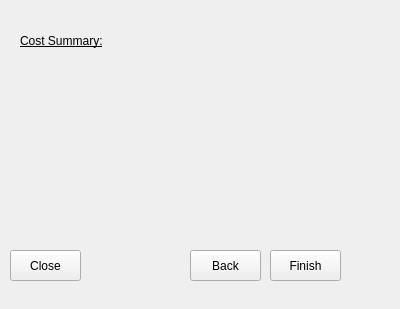
<?xml version="1.0" encoding="UTF-8"?>
<ui version="4.0">
 <class>Form</class>
 <widget class="QWidget" name="Form">
  <property name="geometry">
   <rect>
    <x>0</x>
    <y>0</y>
    <width>400</width>
    <height>309</height>
   </rect>
  </property>
  <property name="windowTitle">
   <string>Form</string>
  </property>
  <widget class="QLabel" name="label">
   <property name="geometry">
    <rect>
     <x>20</x>
     <y>30</y>
     <width>161</width>
     <height>21</height>
    </rect>
   </property>
   <property name="font">
    <font>
     <underline>true</underline>
    </font>
   </property>
   <property name="text">
    <string>Cost Summary:</string>
   </property>
  </widget>
  <widget class="QPushButton" name="finishButton">
   <property name="geometry">
    <rect>
     <x>270</x>
     <y>250</y>
     <width>71</width>
     <height>31</height>
    </rect>
   </property>
   <property name="text">
    <string>Finish</string>
   </property>
  </widget>
  <widget class="QPushButton" name="backButton">
   <property name="geometry">
    <rect>
     <x>190</x>
     <y>250</y>
     <width>71</width>
     <height>31</height>
    </rect>
   </property>
   <property name="text">
    <string>Back</string>
   </property>
  </widget>
  <widget class="QLabel" name="label_2">
   <property name="geometry">
    <rect>
     <x>20</x>
     <y>50</y>
     <width>351</width>
     <height>21</height>
    </rect>
   </property>
   <property name="text">
    <string/>
   </property>
  </widget>
  <widget class="QLabel" name="label_3">
   <property name="geometry">
    <rect>
     <x>20</x>
     <y>70</y>
     <width>361</width>
     <height>21</height>
    </rect>
   </property>
   <property name="text">
    <string/>
   </property>
  </widget>
  <widget class="QLabel" name="label_4">
   <property name="geometry">
    <rect>
     <x>20</x>
     <y>90</y>
     <width>361</width>
     <height>21</height>
    </rect>
   </property>
   <property name="text">
    <string/>
   </property>
  </widget>
  <widget class="QLabel" name="label_5">
   <property name="geometry">
    <rect>
     <x>20</x>
     <y>110</y>
     <width>361</width>
     <height>21</height>
    </rect>
   </property>
   <property name="text">
    <string/>
   </property>
  </widget>
  <widget class="QLabel" name="label_6">
   <property name="geometry">
    <rect>
     <x>20</x>
     <y>130</y>
     <width>381</width>
     <height>21</height>
    </rect>
   </property>
   <property name="text">
    <string/>
   </property>
  </widget>
  <widget class="QLabel" name="label_7">
   <property name="geometry">
    <rect>
     <x>20</x>
     <y>150</y>
     <width>361</width>
     <height>21</height>
    </rect>
   </property>
   <property name="text">
    <string/>
   </property>
  </widget>
  <widget class="QPushButton" name="closeButton">
   <property name="geometry">
    <rect>
     <x>10</x>
     <y>250</y>
     <width>71</width>
     <height>31</height>
    </rect>
   </property>
   <property name="text">
    <string>Close</string>
   </property>
  </widget>
 </widget>
 <resources/>
 <connections/>
</ui>
